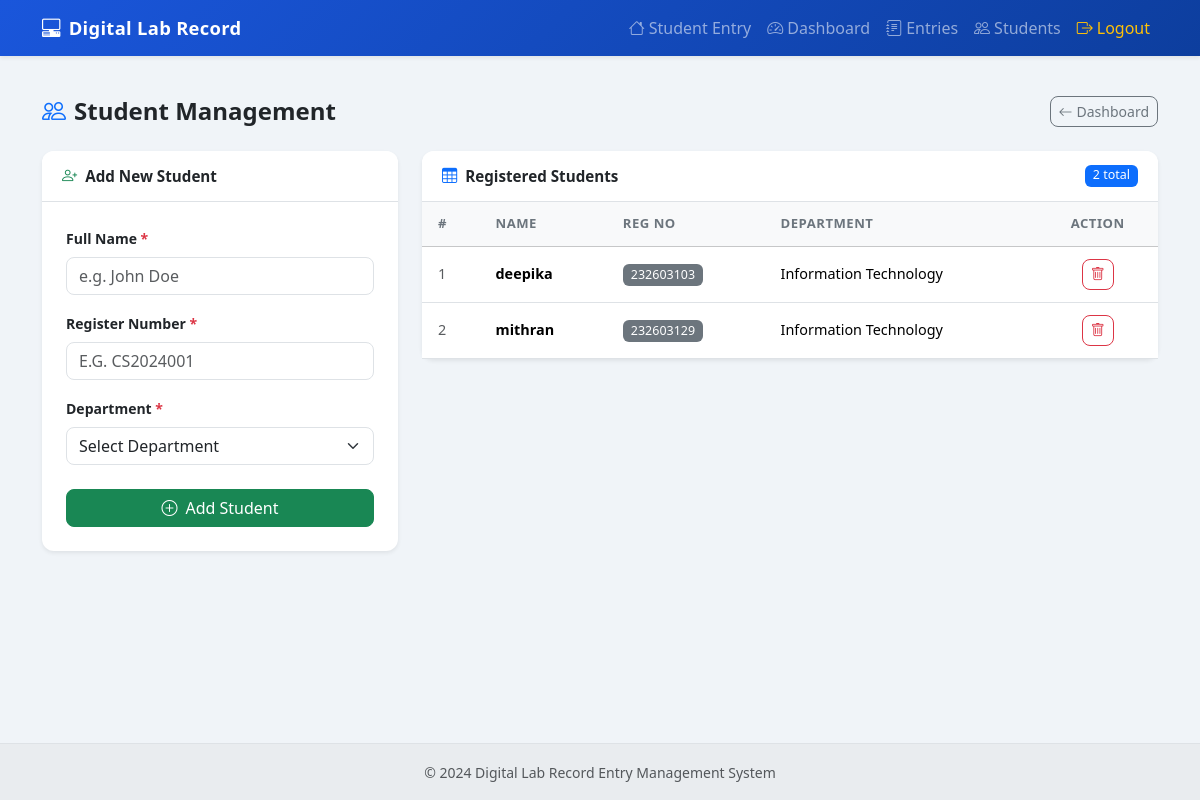
The page /admin/students (signed in) on the database its author committed.
### tables this page shows
CREATE TABLE students (
            id      INTEGER PRIMARY KEY AUTOINCREMENT,
            name    TEXT    NOT NULL,
            reg_no  TEXT    NOT NULL UNIQUE,
            dept    TEXT    NOT NULL
        );

### app.py (the view)
@app.route("/admin/students")
@login_required
def admin_students():
    conn = get_db()
    students = conn.execute(
        "SELECT * FROM students ORDER BY name"
    ).fetchall()
    conn.close()
    return render_template("admin_students.html", students=students)

### app.py (called while the page is built)
def get_db():
    conn = sqlite3.connect(DATABASE)
    conn.row_factory = sqlite3.Row  # Access columns by name
    return conn

def is_logged_in():
    return session.get("admin_logged_in") is True

def login_required(f):
    from functools import wraps
    @wraps(f)
    def decorated(*args, **kwargs):
        if not is_logged_in():
            flash("Please login to access the admin panel.", "warning")
            return redirect(url_for("admin_login"))
        return f(*args, **kwargs)
    return decorated

### templates/admin_students.html (shortened to what this page needs)
{% extends "base.html" %}
{% block content %}
<div class="d-flex justify-content-between align-items-center mb-4 flex-wrap gap-2">
  <h4 class="fw-bold mb-0"><i class="bi bi-people me-2 text-primary"></i>Student Management</h4>
  <a href="{{ url_for('admin_dashboard') }}" class="btn btn-outline-secondary btn-sm">
    <i class="bi bi-arrow-left me-1"></i>Dashboard
  </a>
</div>
<div class="row g-4">
  <div class="col-lg-4">
    <div class="card border-0 shadow-sm h-100">
      <div class="card-header bg-white fw-semibold border-bottom">
        <i class="bi bi-person-plus me-2 text-success"></i>Add New Student
      </div>
      <div class="card-body p-4">
        <form method="POST" action="{{ url_for('admin_add_student') }}">
          <div class="mb-3">
            <label class="form-label fw-semibold small">Full Name <span class="text-danger">*</span></label>
            <input type="text" name="name" class="form-control" placeholder="e.g. John Doe" required/>
          </div>
          <div class="mb-3">
            <label class="form-label fw-semibold small">Register Number <span class="text-danger">*</span></label>
            <input type="text" name="reg_no" class="form-control text-uppercase" placeholder="e.g. CS2024001" required/>
          </div>
          <div class="mb-4">
            <label class="form-label fw-semibold small">Department <span class="text-danger">*</span></label>
            <select name="dept" class="form-select" required>
              <option value="" disabled selected>Select Department</option>
            </select>
          </div>
          <button type="submit" class="btn btn-success w-100">
            <i class="bi bi-plus-circle me-2"></i>Add Student
          </button>
        </form>
      </div>
    </div>
  </div>
  <div class="col-lg-8">
    <div class="card border-0 shadow-sm">
      <div class="card-header bg-white fw-semibold border-bottom d-flex justify-content-between">
        <span><i class="bi bi-table me-2 text-primary"></i>Registered Students</span>
        <span class="badge bg-primary">{{ students|length }} total</span>
      </div>
      <div class="card-body p-0">
        {% if students %}
        <div class="table-responsive">
          <table class="table table-hover align-middle mb-0">
            <thead class="table-light">
              <tr>
                <th>#</th>
                <th>Name</th>
                <th>Reg No</th>
                <th>Department</th>
                <th class="text-center">Action</th>
              </tr>
            </thead>
            <tbody>
              {% for s in students %}
              <tr>
                <td class="text-muted small">{{ loop.index }}</td>
                <td class="fw-semibold">{{ s.name }}</td>
                <td><span class="badge bg-secondary">{{ s.reg_no }}</span></td>
                <td>{{ s.dept }}</td>
                <td class="text-center">
                  <button
                    class="btn btn-sm btn-outline-danger"
                    data-bs-toggle="modal"
                    data-bs-target="#deleteModal"
                    data-id="{{ s.id }}"
                    data-name="{{ s.name }}"
                  >
                    <i class="bi bi-trash"></i>
                  </button>
                </td>
              </tr>
              {% endfor %}
            </tbody>
          </table>
        </div>
        {% else %}
        <div class="text-center text-muted py-5">
          <i class="bi bi-person-x display-6 d-block mb-2"></i>
          No students registered yet. Add one using the form.
        </div>
        {% endif %}
      </div>
    </div>
  </div>
</div>
{% endblock %}

### static/css/style.css (style rules this page uses)
body { background-color: #f0f4f8; font-family: "Segoe UI", system-ui, -apple-system, sans-serif; min-height: 100vh; display: flex; flex-direction: column; }
.card { border-radius: 12px; }
.card-header { border-radius: 12px 12px 0 0 !important; padding: 0.85rem 1.25rem; font-size: 0.95rem; }
.table thead th { font-size: 0.82rem; text-transform: uppercase; letter-spacing: 0.5px; color: #6c757d; border-top: none; padding: 0.75rem 1rem; }
.table tbody td { padding: 0.75rem 1rem; font-size: 0.9rem; vertical-align: middle; }
.btn { border-radius: 8px; font-weight: 500; }
.form-control, .form-select { border-radius: 8px; }
.badge { font-weight: 500; font-size: 0.78rem; border-radius: 6px; }

### rows shown on the page
students: name "deepika", reg_no "232603103", dept "Information Technology"
students: name "mithran", reg_no "232603129", dept "Information Technology"

### other values the page prints
{{ students|length }} "2"
